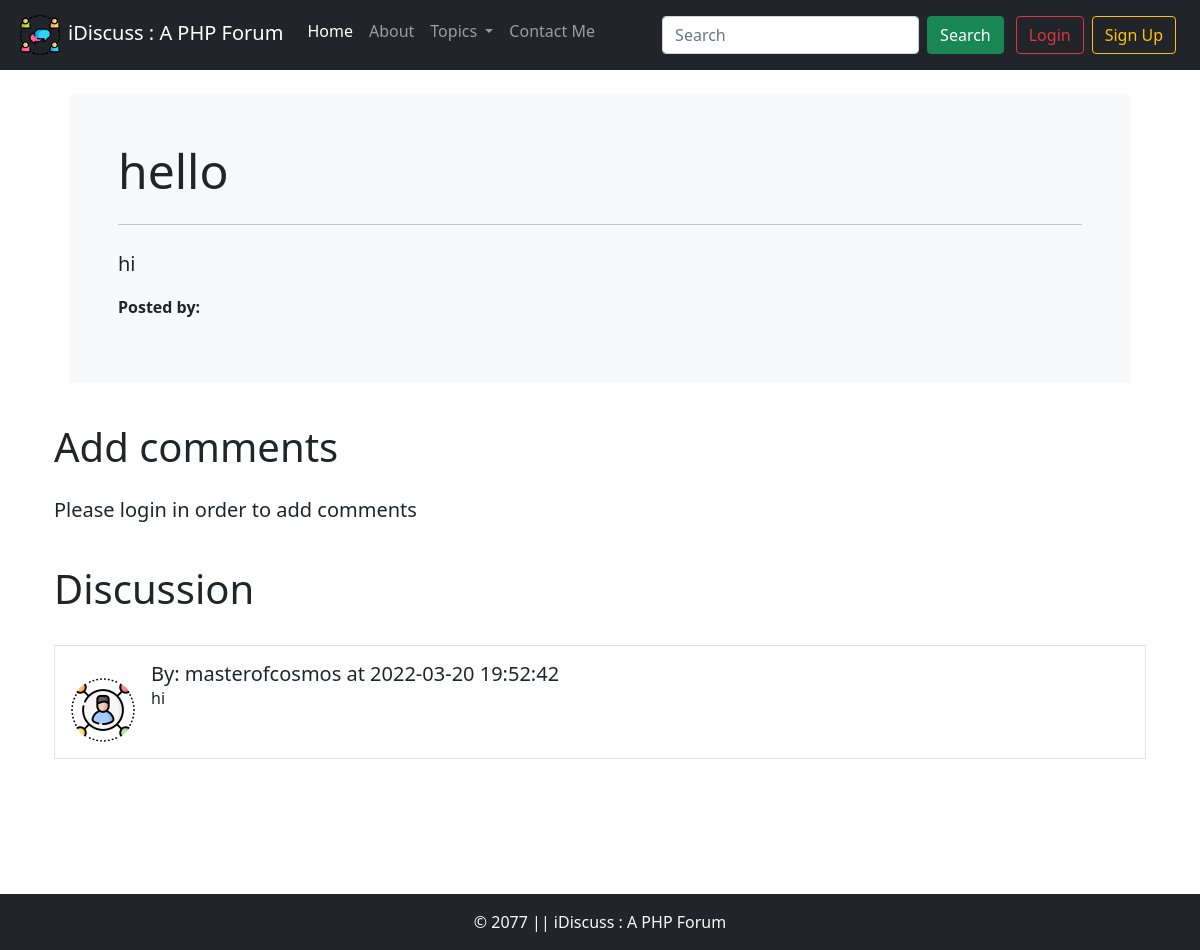
The app's page /thread.php?threadid=1 with its own data.
### tables this page shows
CREATE TABLE `threads` (
  `thread_id` int(15) NOT NULL,
  `thread_title` text NOT NULL,
  `thread_desc` text NOT NULL,
  `thread_cat_id` int(15) NOT NULL,
  `thread_user_id` int(15) NOT NULL,
  `timestamp` datetime NOT NULL DEFAULT current_timestamp()
);

CREATE TABLE `comments` (
  `comment_id` int(8) NOT NULL,
  `comment_content` text NOT NULL,
  `thread_id` int(8) NOT NULL,
  `comment_by` int(8) NOT NULL,
  `comment_time` timestamp NOT NULL DEFAULT current_timestamp()
);

CREATE TABLE `users` (
  `sno` int(8) NOT NULL,
  `userName` varchar(25) NOT NULL,
  `userEmail` varchar(100) NOT NULL,
  `userPass` varchar(255) NOT NULL,
  `timestamp` datetime NOT NULL DEFAULT current_timestamp()
);

### thread.php (the view, shortened to what this page needs)
<!doctype html>
<html lang="en">
<head>
    <?php require 'partials/_head.php'; ?>
    <?php require 'partials/_dbconnect.php'; ?>
    <?php
    $id = $_GET['threadid'];
    $sql = "SELECT * FROM `threads` WHERE `thread_id` = $id;";
    $result = mysqli_query($conn, $sql);
    while ($row = mysqli_fetch_assoc($result)) {
        $threadname = $row['thread_title'];
    }
    ?>
</head>
<body>
    <?php require 'partials/_header.php'; ?>
    <?php require 'partials/_dbconnect.php'; ?>
    <div class="container min-vh-100">
        <?php
        $id = $_GET['threadid'];
        $sql = "SELECT * FROM `threads` WHERE `thread_id` = $id;";
        $result = mysqli_query($conn, $sql);
        while ($row = mysqli_fetch_assoc($result)) {
            $threadname = $row['thread_title'];
            $threaddesc = $row['thread_desc'];
        }
        ?>
        <div class="container my-4 ">
            <div class="jumbotron bg-light p-5 rounded-lg m-3">
                <h1 class="display-5"> <?php echo $threadname; ?></h1>
                <hr class="my-4">
                <p class="lead"><?php echo $threaddesc; ?> </p>
                <p><b>Posted by: </b><?php echo $_SESSION['username'];?></p>
            </div>
        </div>
        <div class="container my-4">
            <h1 class="py-3">Add comments</h1>
            <?php
            if (isset($_SESSION['loggedin']) && $_SESSION['loggedin'] == TRUE) {
                echo '
                    <form action="' . $_SERVER['REQUEST_URI'] . '" method="POST">
                    <div class="mb-3">
                        <label for="content">Write Your Comment</label>
                        <textarea name="content" id="content" rows="5" class="form-control"></textarea>
                        <input type="hidden" name="sno" value="' . $_SESSION["sno"] . '">
                    </div>
                    <button type="submit" class="btn btn-success">Comment</button>
                    </form>';
            } else {
                echo '
                    <p class = "lead">Please login in order to add comments  </p>
                    ';
            }
            ?>
        </div>
        <div class="container">
            <h1 class="py-3">Discussion</h1>
            <?php
            $id = $_GET['threadid'];
            $sql = "SELECT * FROM `comments` WHERE `thread_id`=$id";
            $result = mysqli_query($conn, $sql);
            while ($row = mysqli_fetch_assoc($result)) {
                $content = $row['comment_content'];
                $time = $row['comment_time'];
                $thread_user_id = $row['comment_by'];
                $sql2 = "SELECT userName from `users` WHERE sno = '$thread_user_id';";
                $result2 = mysqli_query($conn, $sql2);
                $row2 = mysqli_fetch_assoc($result2);
                echo '
                    <div class="d-flex border p-3 my-3">
                        <img src="/iDiscuss/images/default-user.png" class="flex-shrink-0 me-3 mt-3 rounded-circle" width="64px" height="64px" alt="">
                        <div>
                        <h5 class = "my-0 ">By: ' . $row2['userName'] . ' at ' . $time . '</h5>
                            ' . $content . '
                        </div>
                     </div>
                ';
            }
            ?>
        </div>
    </div>
    <?php require 'partials/_footer.php'; ?>
</body>
</html>

### records on screen
threads: thread_title "hello", thread_desc "hi"
comments: users.userName "masterofcosmos", comment_time "2022-03-20 19:52:42", comment_content "hi"
